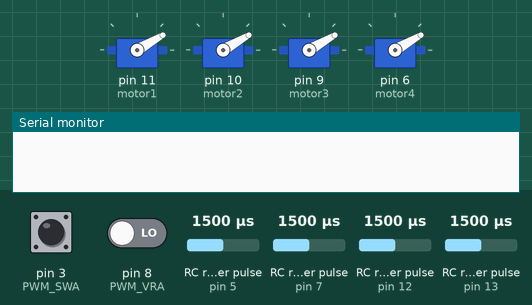
Simulated run of this sketch. Board: Arduino Uno, built with avr-gcc and run on an emulated ATmega328P. Parts: 4 × servo, the last lines printed to the serial monitor. Wiring (inferred from the names in the program): 4 × RC receiver channel: data pin 5 / data pin 7 / data pin 12 / data pin 13. The inputs (shaded band) are chosen by the test bench; at power-on: pin 3 (PWM_SWA) LOW, pin 8 (PWM_VRA) LOW, RC receiver pulse (sensors on pin 5, pin 7, pin 12, pin 13) 1500 µs.

Above: at 0.1 s.
At 3.2 s:
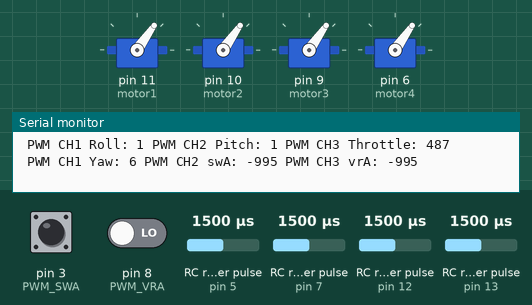
Timing chart, 0 to 4.7 s (numbered marks = the images above):
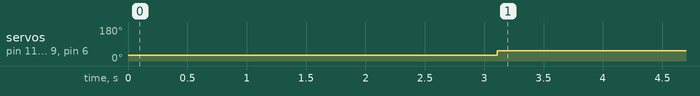

Measured:
- by itself, servo on pin 11 (motor1), servo on pin 10 (motor2), servo on pin 9 (motor3), servo on pin 6 (motor4): 30° → 55° at 3.1 s

The sketch:

code.ino
```cpp
#include <Servo.h>

int PWM_ROLL = 13;
int PWM_PITCH = 12;
int PWM_THROTTLE = 7;
int PWM_YAW = 5;
int PWM_SWA = 3;
int PWM_VRA = 8;


Servo motor1;
Servo motor2;
Servo motor3;
Servo motor4;


void setup()
{

  pinMode(PWM_ROLL, INPUT);
  pinMode(PWM_PITCH, INPUT);
  pinMode(PWM_THROTTLE, INPUT);
  pinMode(PWM_YAW, INPUT);
  pinMode(PWM_SWA, INPUT);
  pinMode(PWM_VRA, INPUT);
  Serial.begin(115200);


  motor1.attach(11);
  motor2.attach(10);
  motor3.attach(9);
  motor4.attach(6);

  motor1.write(30);
  motor2.write(30);
  motor3.write(30);
  motor4.write(30);

  Serial.begin(9600);
  delay(1000);
}


void loop()
{

  // Reciever
  int roll = pulseIn(PWM_ROLL, HIGH);
  int pitch = pulseIn(PWM_PITCH, HIGH);
  int throttle = pulseIn(PWM_THROTTLE, HIGH);
  int yaw = pulseIn(PWM_YAW, HIGH);
  int swA = pulseIn(PWM_SWA, HIGH);
  int vrA = pulseIn(PWM_VRA, HIGH);

  Serial.print(" PWM CH1 Roll: ");
  Serial.print(roll-1500);
  Serial.print(" PWM CH2 Pitch: ");
  Serial.print(pitch-1500);
  Serial.print(" PWM CH3 Throttle: ");
  Serial.println(throttle-1014);
  Serial.print(" PWM CH1 Yaw: ");
  Serial.print(yaw-1495);
  Serial.print(" PWM CH2 swA: ");
  Serial.print(swA-995);
  Serial.print(" PWM CH3 vrA: ");
  Serial.println(vrA-995);


  // Brushless
  motor1.write(55);
  motor2.write(55);
  motor3.write(55);
  motor4.write(55);
  delay(15);
}
```
